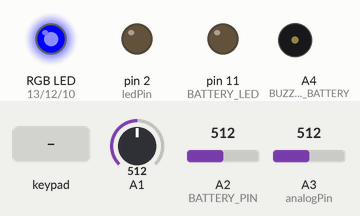
Simulated run of this sketch. Board: Arduino Uno, built with avr-gcc and run on an emulated ATmega328P. On the bench: an RGB LED mixed from three pins (HIGH = lit), output pins drawn as LEDs (lit = HIGH), buzzer (waves = sounding, pin HIGH). The inputs (shaded band) are chosen by the test bench; at power-on: A3 (analogPin) = 512, A2 (BATTERY_PIN) = 512, A1 = 512. What the sketch prints to the serial monitor is not drawn.

Above: at 1.2 s.
1.3 s: A3 (analogPin) set to 663
2.8 s: A3 (analogPin) set to 689
At 3.8 s:
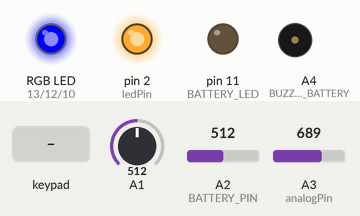
4.3 s: key '*' pressed
At 5.1 s:
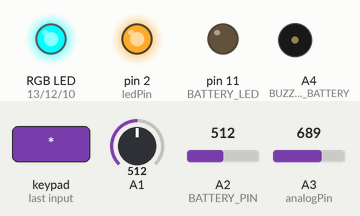
5.8 s: keypad keys 1 3 9 7 pressed 0.4 s apart
At 7.8 s:
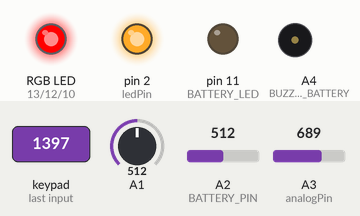
9.5 s: A2 (BATTERY_PIN) set to 243
11.0 s: A2 (BATTERY_PIN) set to 216
At 12.4 s:
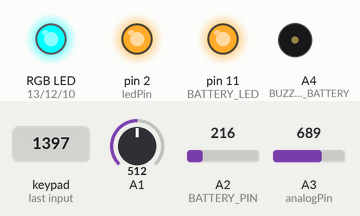
Timing chart, 0 to 42.5 s (numbered marks = the images above; inputs shaded):
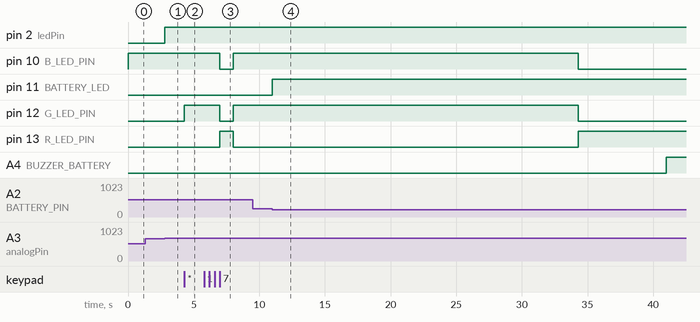

Measured:
- the behaviour switches between 670 and 671 on A3 (analogPin) (found by bisection; images 0 and 1)
- the behaviour switches between 228 and 227 on A2 (BATTERY_PIN) (found by bisection; images 3 and 4)
- after the input at 2.8 s, pin 2 (ledPin): LOW → HIGH at once
- after the input at 4.3 s, pin 12 (G_LED_PIN): LOW → HIGH at once
- after the input at 5.8 s, pin 10 (B_LED_PIN), pin 12 (G_LED_PIN): HIGH → LOW after 1.2 s, → HIGH 1.0 s later; pin 13 (R_LED_PIN): LOW → HIGH after 1.2 s, → LOW 1.0 s later
- after the input at 11.0 s, pin 11 (BATTERY_LED): LOW → HIGH at once; A4 (BUZZER_BATTERY): LOW → HIGH after 30.0 s

The sketch:

final.ino
```cpp
#include <Keypad.h>
#include <EEPROM.h>

//VERSION FINAL
#define SIZE_BUFFER_DATA       50
boolean     stringComplete = false;
String      inputString = "";
char        bufferData [SIZE_BUFFER_DATA];

//Minimum voltage required for an alert
const double MIN_VOLTAGE = 1.2;

//Battery indicator
const int BATTERY_LED = 11;

//Battery measure pin
const int BATTERY_PIN = A2;

//Current battery charge
double batteryCharge;

boolean low;

boolean sound;

long currTimeLow;

long currTimeSound;

const int BUZZER_BATTERY = A4;

//Specified password
const int claves = 4;
const String KEY[claves] = {"1234" , "2223" , "3456", "4444"};
const int keySize = 4;

//Time in milliseconds which the system is locked
const int LOCK_TIME = 30000;

//Keypad rows
const byte ROWS = 4;

//Keypad columns
const byte COLS = 3;

//Maximum number of attempts allowed
const byte maxAttempts = 3;

//Keypad mapping matrix
char hexaKeys[ROWS][COLS] = {
  {
    '1', '2', '3'
  }
  ,
  {
    '4', '5', '6'
  }
  ,
  {
    '7', '8', '9'
  }
  ,
  {
    '*', '0', '#'
  }
};

//Keypad row pins definition
byte rowPins[ROWS] = {
  3, 4, 5, 6
};

//Keypad column pins definition
byte colPins[COLS] = {
  7, 8, 9
};

//Keypad library initialization
Keypad customKeypad = Keypad(makeKeymap(hexaKeys), rowPins, colPins, ROWS, COLS);

//Current key variable
String currentKey;

//If the number of current attempts exceeds the maximum allowed
boolean block;

int analogPin = 3;     // potentiometer wiper (middle terminal) connected to analog pin 3
int ledPin = 2;                       // outside leads to ground and +5V
int val = 0;           // variable to store the value read
//  setup serial
int pirState = LOW;


//Button pin
const int CONTACT_PIN = 11;

//R LED pin
const int R_LED_PIN = 13;

//G LED pin
const int G_LED_PIN = 12;

//B LED pin
const int B_LED_PIN = 10;

//Door state
boolean open;

//Attribute that defines the button state
boolean buttonState;

//Current time when the button is tapped
long currTime;

//Number of current attempts
byte attempts;

void setup()
{
  Serial.begin(9600);
  pinMode(ledPin, OUTPUT);
  pinMode(BUZZER_BATTERY, OUTPUT);

  buttonState = false;

  pinMode(R_LED_PIN, OUTPUT);
  pinMode(G_LED_PIN, OUTPUT);
  pinMode(B_LED_PIN, OUTPUT);
  pinMode(CONTACT_PIN, INPUT);

  currentKey = "";
  open = false;
  attempts = 0;
  block = false;

  analogWrite(R_LED_PIN, 0);
  analogWrite(G_LED_PIN, 255);
  analogWrite(B_LED_PIN, 255);

  // Ouput pin definition for BATTERY_LED
  pinMode(BATTERY_LED, OUTPUT);

  //Input pin definition for battery measure
  pinMode(BATTERY_PIN, INPUT);
}

void loop()
{


  //Value conversion from digital to voltage
  batteryCharge = (analogRead(BATTERY_PIN) * 5.4) / 1024;

  //Measured value comparison with min voltage required
  if (batteryCharge <= MIN_VOLTAGE) {
    digitalWrite(BATTERY_LED, HIGH);
    //Serial.println("LOW BATTERY");
    Serial.println("A/4");
    //Serial.println(currTimeLow);
    //Serial.println(currTimeSound);
    if (!low)
    {
      low = true;
      currTimeLow = millis();
    }


    if ((millis() - currTimeLow) >= 30000) {

      digitalWrite(BUZZER_BATTERY, HIGH);
      if (!sound) {
        sound = true;
        currTimeSound = millis();
      }
      currTimeLow = millis();
    }

    if ((millis() - currTimeSound) >= 2000) {
      digitalWrite(BUZZER_BATTERY, LOW);
      sound = false;
      currTimeSound = millis();
    }
  }
  else {
    digitalWrite(BATTERY_LED, LOW);
    low = false;
  }
  //Button input read and processing
  if (!buttonState)
  {
    if (analogRead(1) > 500) {
      currTime = millis();
      buttonState = true;
      setColor(0, 0, 255);
      open = true;
      attempts = 0;
      //Serial.println("Door opened!!");
    }
  }
  else {
    if (analogRead(1) > 500) {
      if ((millis() - currTime) >= 30000) {
        setColor(255, 0, 0);
        currTime = millis();
        Serial.println("A/1");
      }
    } else {
      if (analogRead(1) > 500) {
        open = true;
      } else {
        open = false;
        buttonState = false;
        setColor(0, 255, 255);
        //Serial.println("Door closed!!");
      }
    }
  }

  val = analogRead(analogPin);     // read the input pin
  if (val > 670) {           // check if the input is HIGH
    digitalWrite(ledPin, HIGH);  // turn LED ON
    if (pirState == LOW) {
      // we have just turned on
      Serial.println("A/2");
      // We only want to print on the output change, not state
      pirState = HIGH;
    }
  } else {
    digitalWrite(ledPin, LOW); // turn LED OFF
    if (pirState == HIGH) {
      // we have just turned of
      Serial.println("A/2");
      // We only want to print on the output change, not state
      pirState = LOW;
    }// debug value
  }


  char customKey;

  if (!block) {
    //Selected key parsed;
    customKey = customKeypad.getKey();
  }
  else {
    Serial.println("A/3");
    while (true);
  }

  //Verification of input and appended value
  if (customKey) {
    currentKey += String(customKey);
    Serial.println(currentKey);
  }

  //If the current key contains '*' and door is open
  if (open && currentKey.endsWith("*")) {
    open = false;
    setColor(0, 255, 255);
    Serial.println("Door closed");
    digitalWrite(10, LOW);
    currentKey = "";
    currTime = millis();
    check();
  }
  //If the current key contains '#' reset attempt
  if (currentKey.endsWith("#") && currentKey.length() <= keySize) {
    currentKey = "";
    //Serial.println("Attempt deleted");
  }

  //If current key matches the key length
  if (currentKey.length() == keySize)
  {
    int i = 0;
    boolean centinela = false;
    while (i < claves && centinela == false) {

      if (currentKey == KEY[i] && !((millis() - currTime) >= 30000))
      {
        digitalWrite(10, HIGH);
        open = true;
        centinela = true;
        Serial.println("Door opened!!");
        check();
        attempts = 0;
        i = claves;
      }
      else if (currentKey != KEY[i]) {
        i++;
      }
      else if (currentKey == KEY[i] && ((millis() - currTime) >= 30000))
      {
        digitalWrite(10, HIGH);
        open = true;
        centinela = true;
        check();
        attempts = 0;
        i = claves;
      }

    }
    if (i == claves && centinela == false) {
      attempts++;
      currentKey = "";
      setColor(255, 0, 0);
      delay(1000);
      setColor(0, 255, 255);
      Serial.println("Number of attempts: " + String(attempts));
      if (attempts >= maxAttempts)
      {

        Serial.println("A/3");
        setColor(255, 0, 0);
        delay(LOCK_TIME);
        setColor(0, 255, 255);
        attempts = 0;
        currTime = millis();
      }
    }
  }
}

//Method that outputs the RGB specified color
void check() {
  if (open == true && (millis() - currTime) >= 30000)
  {
    setColor(255, 0, 0);
    Serial.println("A/1");
  }
  else if (open == true && !((millis() - currTime) >= 30000))
  {
    setColor(0, 0, 255);
  }
  else if (open == false)
  {
    setColor(0, 255, 255);
    currTime = millis();
  }
}
void setColor(int redValue, int greenValue, int blueValue) {
  analogWrite(R_LED_PIN, redValue);
  analogWrite(G_LED_PIN, greenValue);
  analogWrite(B_LED_PIN, blueValue);
}


// Method that compares a key with stored keys
boolean compareKey(String key) {
  int acc = 3;
  int codif, arg0, arg1;
  for(int i=0; i<3; i++) {
    codif = EEPROM.read(i);
    while(codif!=0) {
      if(codif%2==1) {
        arg0 = EEPROM.read(acc);
        arg1 = EEPROM.read(acc+1)*256;
        arg1+= arg0;
        if(String(arg1)==key) {
          return true;
        }
      }
      acc+=2;
      codif>>=1;
    }
    acc=(i+1)*16+3;
  }
  return false;
}

// Methods that divides the command by parameters
void processCommand(String* result, String command) {
  char buf[sizeof(command)];
  String vars = "";
  vars.toCharArray(buf, sizeof(buf));
  char *p = buf;
  char *str;
  int i = 0;
  while ((str = strtok_r(p, ";", &p)) != NULL) {
    // delimiter is the semicolon
    result[i++] = str;
  }
}

//Method that adds a password in the specified index
void addPassword(int val, int index) {
  byte arg0 = val%256;
  byte arg1 = val/256;
  EEPROM.write((index*2)+3,arg0);
  EEPROM.write((index*2)+4,arg1);
  byte i = 1;
  byte location = index/8;
  byte position = index%8;
  i<<=position;
  byte j = EEPROM.read(location);
  j |= i;
  EEPROM.write(location,j);
}

//Method that updates a password in the specified index
void updatePassword(int val, int index) {
  byte arg0 = val%256;
  byte arg1 = val/256;
  EEPROM.write((index*2)+3,arg0);
  EEPROM.write((index*2)+4,arg1);
}

//Method that deletes a password in the specified index
void deletePassword(int index) {
  byte i = 1;
  byte location = index/8;
  byte position = index%8;
  i<<=position;
  byte j = EEPROM.read(location);
  j ^= i;
  EEPROM.write(location,j);
}

//Method that deletes all passwords
void deleteAllPasswords() {
  //Password reference to inactive
  EEPROM.write(0,0);
  EEPROM.write(1,0);
  EEPROM.write(2,0);
}

void receiveData() {
  while (Serial.available()) {
    // get the new byte:
    char inChar = (char)Serial.read();
    // add it to the inputString:
    inputString += inChar;
    if (inChar == '\n') {
      inputString.toCharArray(bufferData, SIZE_BUFFER_DATA);
      stringComplete = true;
    }
  }
}

void processData() {
  if (stringComplete) {
    String* result;
    processCommand(result,inputString);
    String comando=result[0];
    if(comando.equals("ADD_PASSWORD")){
      //ADD_PASSWORD;<index>;<newPassword>
      addPassword(result[2].toInt(),result[1].toInt());
    }else if(comando.equals("UPDATE_PASSWORD")){
      //UPDATE_PASSWORD;<index>;<newPassword>
      updatePassword(result[2].toInt(),result[1].toInt());
    }else if(comando.equals("DELETE_PASSWORD")){
      //DELETE_PASSWORD;<index>
      deletePassword(result[1].toInt());
    }else if(comando.equals("DELETE_ALL")){
      //DELETE_ALL
      deleteAllPasswords();
    }else if(comando.equals("COMPARE_KEY")){
      //COMPARE_KEY;<key>
      compareKey(result[1]);
    }
  }
}
```
